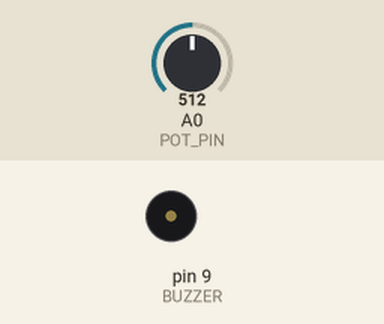
A sketch run on a simulated Arduino Uno, built with avr-gcc and run on an emulated ATmega328P. Parts: buzzer (waves = sounding). The inputs (shaded band) are chosen by the test bench; at power-on: A0 (POT_PIN) = 512.

Above: at 1.2 s.
1.3 s: A0 (POT_PIN) set to 266
2.8 s: A0 (POT_PIN) set to 242
At 3.8 s:
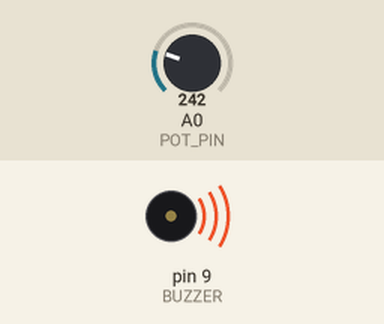
4.3 s: A0 (POT_PIN) set to 306
At 4.9 s:
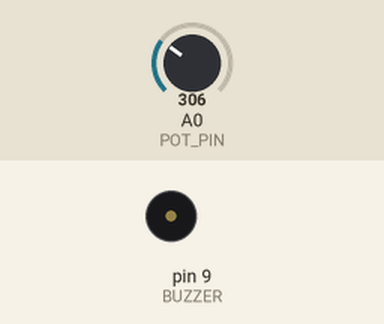
5.8 s: A0 (POT_PIN) set to 122
At 6.1 s:
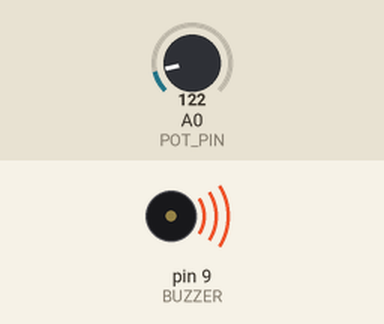
Timing chart, 0 to 8.3 s (numbered marks = the images above; inputs shaded):
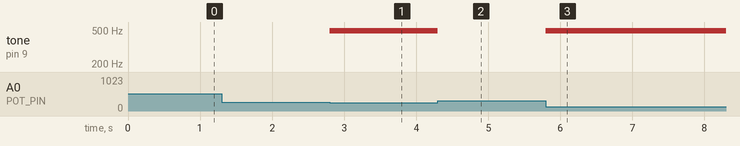

The sketch:

POT_TURNER.ino
```cpp
int BUZZER = 9;
int POT_PIN = A0;
int value = 0;

void setup() {

}

void loop() {
  value = analogRead(POT_PIN);
  if(value < 1000){
    analogWrite(BUZZER, value);
  }
}
```

Measured:
- the behaviour switches between 255 and 254 on A0 (POT_PIN) (found by bisection; images 0 and 1)
- after the input at 1.3 s, every drawn part: stays the same
- after the input at 2.8 s, tone on pin 9 (BUZZER): silent → 490 Hz at once
- after the input at 4.3 s, tone on pin 9 (BUZZER): 490 Hz → silent at once
- after the input at 5.8 s, tone on pin 9 (BUZZER): silent → 490 Hz at once
